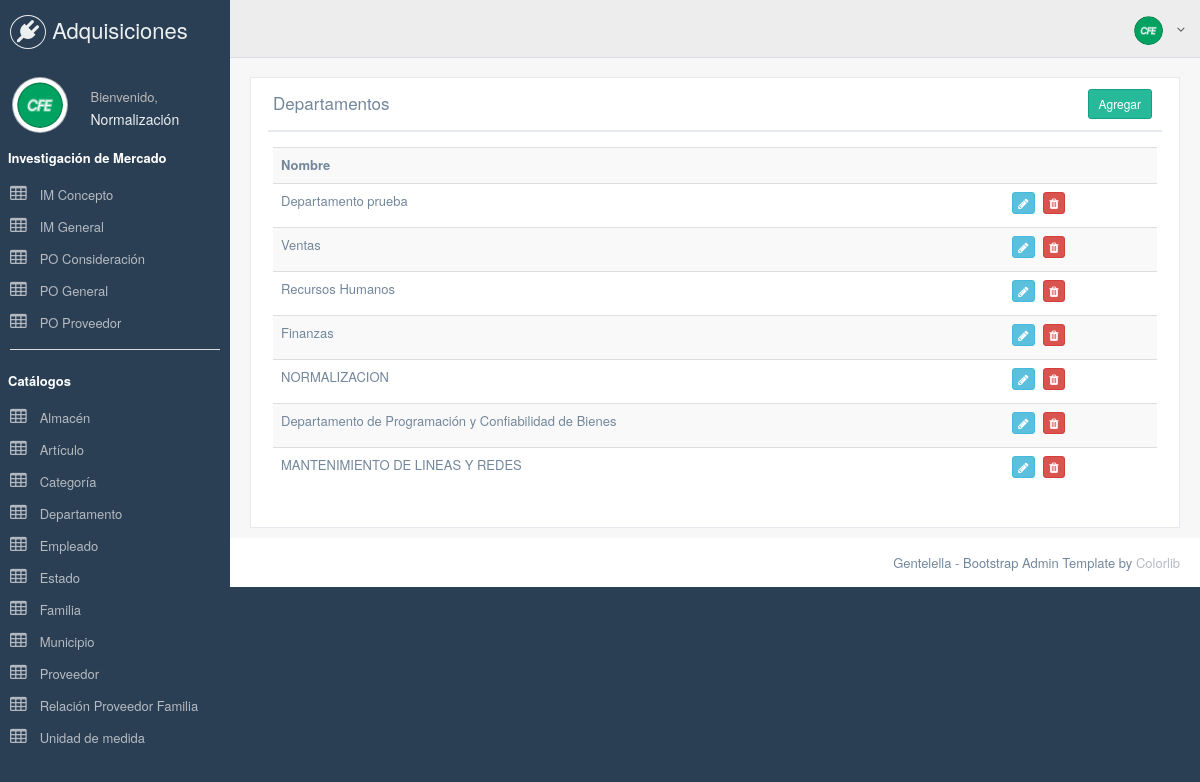
Page /index.php/departamento on the committed database.
### tables this page shows
CREATE TABLE IF NOT EXISTS `departamento` (
  `id` int(11) NOT NULL,
  `nombre` varchar(150) NOT NULL,
  PRIMARY KEY (`id`)
);

### application/controllers/Departamento.php (called while the page is built, shortened)
<?php
class Departamento extends CI_Controller{
    function __construct()
    {
        $this->load->model('Departamentomodel');
    }
    function index()
    {
        $data['listadepartamento'] = $this->Departamentomodel->get_all_listadepartamento();
        $data['_view'] = 'departamento/index';
        $this->load->view('layouts/main',$data);
    }
}

### index.php (called while the page is built, shortened)
<?php
require_once BASEPATH.'core/CodeIgniter.php';

### application/models/Departamentomodel.php (called while the page is built, shortened)
<?php
class Departamentomodel extends CI_Model
{
    function get_all_listadepartamento()
    {
        return $this->db->get('departamento')->result_array();
    }
}

### application/views/departamento/index.php (the view)
<div class="row">
  	<div class="col-md-12 col-sm-12 col-xs-12">
        <div class="x_panel">
          	<div class="x_title">
                <h2>Departamentos</h2>
                <div class="nav navbar-right">
					<a href="<?php echo site_url('departamento/add'); ?>" class="btn btn-success btn-sm">Agregar</a>
				</div>
                <div class="clearfix"></div>
          	</div>
          	<div class="x_content">
  				<table class="table table-striped">
				    <tr>
						<th>Nombre</th>
						<th></th>
				    </tr>
					<?php foreach($listadepartamento as $d){ ?>
				    <tr>
						<td><?php echo $d['nombre']; ?></td>
						<td>
				            <a href="<?php echo site_url('departamento/edit/'.$d['id']); ?>" class="btn btn-info btn-xs"><span class="fa fa-pencil"></span></a>
				            <a href="<?php echo site_url('departamento/remove/'.$d['id']); ?>" onclick="return confirm('¿Desea eliminar el departamento seleccionado?');" class="btn btn-danger btn-xs"><span class="fa fa-trash"></span></a>
				        </td>
				    </tr>
					<?php } ?>
				</table>
          	</div>
        </div>
  	</div>
</div>

### application/views/layouts/main.php (style rules this page uses)
a { color: #b6bac1; }

### rows in the picture
departamento: nombre "Departamento prueba"
departamento: nombre "Ventas"
departamento: nombre "Recursos Humanos"
departamento: nombre "Finanzas"
departamento: nombre "NORMALIZACION"
departamento: nombre "Departamento de Programación y Confiabilidad de Bienes"
departamento: nombre "MANTENIMIENTO DE LINEAS Y REDES"
